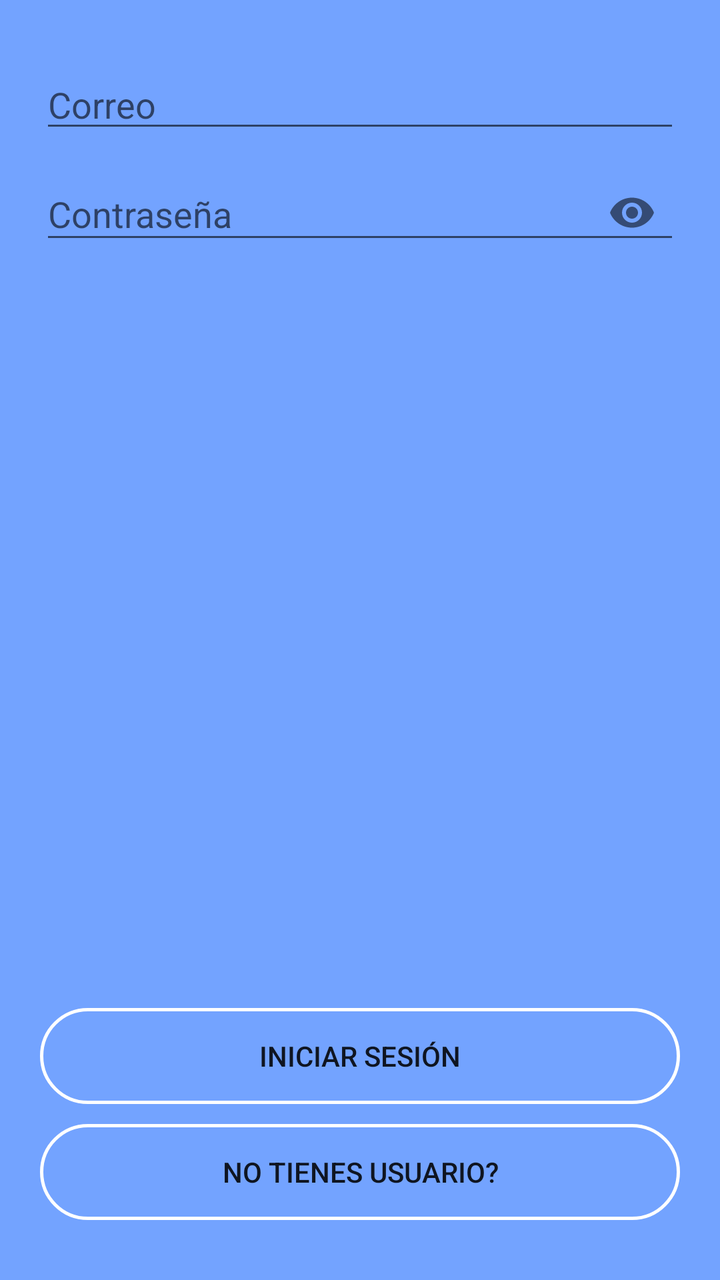
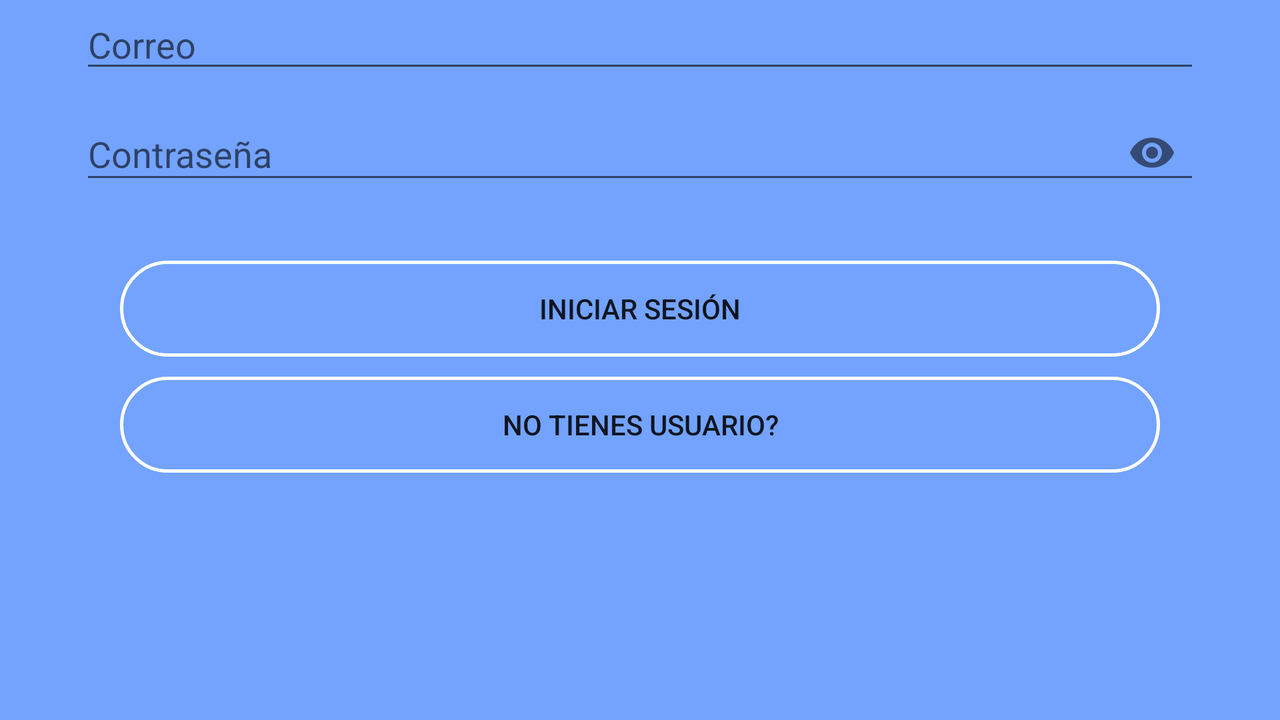

The same Android screen from two of the app's own layout files: first res/layout/ as a phone draws it, then the repository's variant for another configuration, drawn on a device whose configuration selects that folder. Both files follow.
<!-- AndroidManifest.xml: application theme AppTheme -->
<!-- res/layout/activity_main.xml -->
<?xml version="1.0" encoding="utf-8"?>

<LinearLayout xmlns:android="http://schemas.android.com/apk/res/android"
    xmlns:app="http://schemas.android.com/apk/res-auto"
    xmlns:tools="http://schemas.android.com/tools"
    android:layout_width="match_parent"
    android:layout_height="match_parent"
    android:orientation="vertical"
    android:paddingLeft="@dimen/horizontalLayoutPadding"
    android:paddingTop="@dimen/verticalLayoutPadding"
    android:paddingRight="@dimen/horizontalLayoutPadding"
    android:paddingBottom="@dimen/verticalLayoutPadding"
    tools:context=".MainActivity">

    <ImageView
        android:id="@+id/logo_app"
        android:layout_width="match_parent"
        android:layout_height="wrap_content" />

    <EditText
        android:id="@+id/emailLogIn"
        android:layout_width="match_parent"
        android:layout_height="wrap_content"
        android:hint="Correo"/>

    <com.google.android.material.textfield.TextInputLayout
        android:layout_width="match_parent"
        android:layout_height="wrap_content"
        app:passwordToggleEnabled="true">
        <com.google.android.material.textfield.TextInputEditText
            android:id="@+id/passwordLogIn"
            android:inputType="textPassword"
            android:layout_width="match_parent"
            android:layout_height="wrap_content"
            android:hint="Contraseña"/>
    </com.google.android.material.textfield.TextInputLayout>

    <LinearLayout
        android:layout_width="match_parent"
        android:layout_height="match_parent"
        android:orientation="vertical"
        android:gravity="bottom">
        <Button
            android:id="@+id/logIn"
            android:layout_width="match_parent"
            android:layout_height="wrap_content"
            android:background="@drawable/btn_login"
            android:text="@string/bLogIn"/>

        <Button
            android:id="@+id/createUser"
            android:layout_width="match_parent"
            android:layout_height="wrap_content"
            android:layout_marginTop="@dimen/marginTop10dp"
            android:background="@drawable/btn_login"
            android:text="@string/nuevoUsuario" />
    </LinearLayout>
</LinearLayout>
<!-- resources referenced by this layout -->
<resources>
  <dimen name="horizontalLayoutPadding">20dp</dimen>
  <dimen name="marginTop10dp">10dp</dimen>
  <dimen name="verticalLayoutPadding">30dp</dimen>
  <!-- drawable btn_login (drawable) -->
  <?xml version="1.0" encoding="utf-8"?>
  
  <shape xmlns:android="http://schemas.android.com/apk/res/android"
      android:shape="rectangle">
          <corners android:radius="150dp"/>
      <stroke
          android:width="5px"
          android:color="@color/white"/>
  </shape>
  <string name="bLogIn">Iniciar sesión</string>
  <string name="nuevoUsuario">No tienes usuario?</string>
  <style name="AppTheme" parent="Theme.AppCompat.Light.DarkActionBar">
          
          <item name="colorPrimary">@color/colorPrimary</item>
          <item name="colorPrimaryDark">@color/colorPrimaryDark</item>
          <item name="colorAccent">@color/colorAccent</item>
          <item name="android:windowBackground">@color/lightblue</item>
      </style>
  <color name="white">#FFFFFF</color>
  <color name="colorPrimary">#008577</color>
  <color name="colorPrimaryDark">#00574B</color>
  <color name="colorAccent">#D81B60</color>
  <color name="lightblue">#73A3FF</color>
</resources>
<!-- res/layout-land/activity_main.xml (the repository's variant of the layout above) -->
<!-- drawn on the phone turned sideways -->
<?xml version="1.0" encoding="utf-8"?>

<LinearLayout xmlns:android="http://schemas.android.com/apk/res/android"
    xmlns:app="http://schemas.android.com/apk/res-auto"
    xmlns:tools="http://schemas.android.com/tools"
    android:layout_width="match_parent"
    android:layout_height="match_parent"
    android:orientation="vertical"
    android:paddingLeft="@dimen/horizontalLayoutPadding"
    android:paddingRight="@dimen/horizontalLayoutPadding"
    android:paddingBottom="@dimen/verticalLayoutPadding"
    tools:context=".MainActivity">

    <ScrollView
        android:layout_width="match_parent"
        android:layout_height="match_parent">
        <LinearLayout
            android:layout_width="match_parent"
            android:layout_height="match_parent"
            android:paddingLeft="@dimen/horizontalLayoutPadding"
            android:paddingRight="@dimen/horizontalLayoutPadding"
            android:gravity="center"
            android:orientation="vertical">
            <ImageView
                android:id="@+id/logo_app"
                android:layout_width="@dimen/titleWidth300dp"
                android:layout_height="wrap_content" />

            <EditText
                android:id="@+id/emailLogIn"
                android:layout_width="match_parent"
                android:layout_height="wrap_content"
                android:hint="Correo"/>

            <com.google.android.material.textfield.TextInputLayout
                android:layout_width="match_parent"
                android:layout_height="wrap_content"
                app:passwordToggleEnabled="true">
                <com.google.android.material.textfield.TextInputEditText
                    android:id="@+id/passwordLogIn"
                    android:inputType="textPassword"
                    android:layout_width="match_parent"
                    android:layout_height="wrap_content"
                    android:hint="Contraseña"/>
            </com.google.android.material.textfield.TextInputLayout>

            <LinearLayout
                android:layout_width="match_parent"
                android:layout_height="match_parent"
                android:orientation="vertical"
                android:paddingTop="@dimen/paddingTop30dp"
                android:paddingLeft="@dimen/horizontalLayoutPadding"
                android:paddingRight="@dimen/horizontalLayoutPadding"
                android:gravity="bottom">
                <Button
                    android:id="@+id/logIn"
                    android:layout_width="match_parent"
                    android:layout_height="wrap_content"
                    android:background="@drawable/btn_login"
                    android:text="@string/bLogIn"/>

                <Button
                    android:id="@+id/createUser"
                    android:layout_width="match_parent"
                    android:layout_height="wrap_content"
                    android:layout_marginTop="@dimen/marginTop10dp"
                    android:background="@drawable/btn_login"
                    android:layout_marginBottom="@dimen/marginBottom20dp"
                    android:text="@string/nuevoUsuario" />
            </LinearLayout>
        </LinearLayout>
    </ScrollView>
</LinearLayout>
<!-- resources referenced by the variant -->
<!-- as the phone turned sideways resolves them -->
<resources>
  <dimen name="horizontalLayoutPadding">20dp</dimen>
  <dimen name="marginBottom20dp">20dp</dimen>
  <dimen name="marginTop10dp">10dp</dimen>
  <dimen name="paddingTop30dp">30dp</dimen>
  <dimen name="titleWidth300dp">300dp</dimen>
  <dimen name="verticalLayoutPadding">30dp</dimen>
  <!-- drawable btn_login (drawable) -->
  <?xml version="1.0" encoding="utf-8"?>
  
  <shape xmlns:android="http://schemas.android.com/apk/res/android"
      android:shape="rectangle">
          <corners android:radius="150dp"/>
      <stroke
          android:width="5px"
          android:color="@color/white"/>
  </shape>
  <string name="bLogIn">Iniciar sesión</string>
  <string name="nuevoUsuario">No tienes usuario?</string>
  <style name="AppTheme" parent="Theme.AppCompat.Light.DarkActionBar">
          
          <item name="colorPrimary">@color/colorPrimary</item>
          <item name="colorPrimaryDark">@color/colorPrimaryDark</item>
          <item name="colorAccent">@color/colorAccent</item>
          <item name="android:windowBackground">@color/lightblue</item>
      </style>
  <color name="white">#FFFFFF</color>
  <color name="colorPrimary">#008577</color>
  <color name="colorPrimaryDark">#00574B</color>
  <color name="colorAccent">#D81B60</color>
  <color name="lightblue">#73A3FF</color>
</resources>
